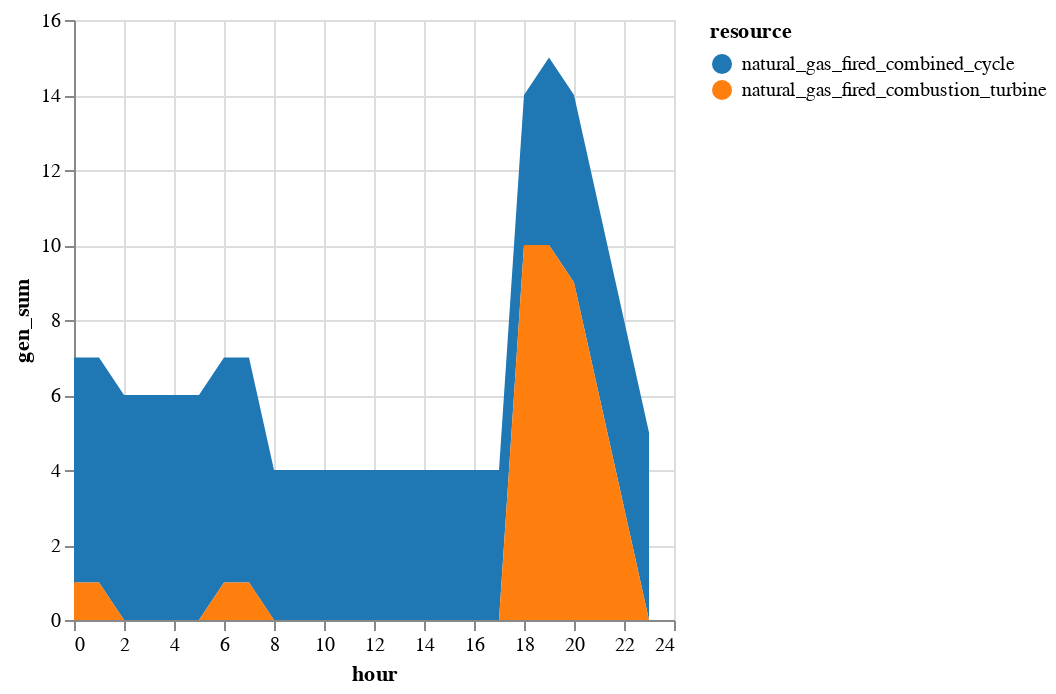

The cell this chart's notebook holds for it:
### Markdown cell above
We can examine the commitment status of various units by examining the results in `solution.commit`.

### Code cell
sol_commit = innerjoin(solution.commit, 
                    gen_df[!, [:r_id, :resource]], 
                    on = :r_id)
sol_commit = combine(groupby(sol_commit, [:resource, :hour]), 
            :gen => sum)
sol_commit.hour = sol_commit.hour .- T_period[1]

sol_commit |>
@vlplot(:area, 
    x=:hour, y={:gen_sum, stack=:zero}, 
    color={"resource:n", scale={scheme="category10"}})

### Figure 1 — Vega-Lite specification as saved in the notebook (floating-point values rounded to 4 significant figures)
{"data": {"values": [{"gen_sum": 6, "hour": 0, "resource": "natural_gas_fired_combined_cycle"}, {"gen_sum": 1, "hour": 0, "resource": "natural_gas_fired_combustion_turbine"}, {"gen_sum": 6, "hour": 1, "resource": "natural_gas_fired_combined_cycle"}, {"gen_sum": 1, "hour": 1, "resource": "natural_gas_fired_combustion_turbine"}, {"gen_sum": 6, "hour": 2, "resource": "natural_gas_fired_combined_cycle"}, {"gen_sum": 0, "hour": 2, "resource": "natural_gas_fired_combustion_turbine"}, {"gen_sum": 6, "hour": 3, "resource": "natural_gas_fired_combined_cycle"}, {"gen_sum": 0, "hour": 3, "resource": "natural_gas_fired_combustion_turbine"}, {"gen_sum": 6, "hour": 4, "resource": "natural_gas_fired_combined_cycle"}, {"gen_sum": 0, "hour": 4, "resource": "natural_gas_fired_combustion_turbine"}, {"gen_sum": 6, "hour": 5, "resource": "natural_gas_fired_combined_cycle"}, {"gen_sum": 0, "hour": 5, "resource": "natural_gas_fired_combustion_turbine"}, {"gen_sum": 6, "hour": 6, "resource": "natural_gas_fired_combined_cycle"}, {"gen_sum": 1, "hour": 6, "resource": "natural_gas_fired_combustion_turbine"}, {"gen_sum": 6, "hour": 7, "resource": "natural_gas_fired_combined_cycle"}, {"gen_sum": 1, "hour": 7, "resource": "natural_gas_fired_combustion_turbine"}, {"gen_sum": 4, "hour": 8, "resource": "natural_gas_fired_combined_cycle"}, {"gen_sum": 0, "hour": 8, "resource": "natural_gas_fired_combustion_turbine"}, {"gen_sum": 4, "hour": 9, "resource": "natural_gas_fired_combined_cycle"}, {"gen_sum": 0, "hour": 9, "resource": "natural_gas_fired_combustion_turbine"}, {"gen_sum": 4, "hour": 10, "resource": "natural_gas_fired_combined_cycle"}, {"gen_sum": 0, "hour": 10, "resource": "natural_gas_fired_combustion_turbine"}, {"gen_sum": 4, "hour": 11, "resource": "natural_gas_fired_combined_cycle"}, {"gen_sum": 0, "hour": 11, "resource": "natural_gas_fired_combustion_turbine"}, {"gen_sum": 4, "hour": 12, "resource": "natural_gas_fired_combined_cycle"}, {"gen_sum": 0, "hour": 12, "resource": "natural_gas_fired_combustion_turbine"}, {"gen_sum": 4, "hour": 13, "resource": "natural_gas_fired_combined_cycle"}, {"gen_sum": 0, "hour": 13, "resource": "natural_gas_fired_combustion_turbine"}, {"gen_sum": 4, "hour": 14, "resource": "natural_gas_fired_combined_cycle"}, {"gen_sum": 0, "hour": 14, "resource": "natural_gas_fired_combustion_turbine"}, {"gen_sum": 4, "hour": 15, "resource": "natural_gas_fired_combined_cycle"}, {"gen_sum": 0, "hour": 15, "resource": "natural_gas_fired_combustion_turbine"}, {"gen_sum": 4, "hour": 16, "resource": "natural_gas_fired_combined_cycle"}, {"gen_sum": 0, "hour": 16, "resource": "natural_gas_fired_combustion_turbine"}, {"gen_sum": 4, "hour": 17, "resource": "natural_gas_fired_combined_cycle"}, {"gen_sum": 0, "hour": 17, "resource": "natural_gas_fired_combustion_turbine"}, {"gen_sum": 4, "hour": 18, "resource": "natural_gas_fired_combined_cycle"}, {"gen_sum": 10, "hour": 18, "resource": "natural_gas_fired_combustion_turbine"}, {"gen_sum": 5, "hour": 19, "resource": "natural_gas_fired_combined_cycle"}, {"gen_sum": 10, "hour": 19, "resource": "natural_gas_fired_combustion_turbine"}, {"gen_sum": 5, "hour": 20, "resource": "natural_gas_fired_combined_cycle"}, {"gen_sum": 9, "hour": 20, "resource": "natural_gas_fired_combustion_turbine"}, {"gen_sum": 5, "hour": 21, "resource": "natural_gas_fired_combined_cycle"}, {"gen_sum": 6, "hour": 21, "resource": "natural_gas_fired_combustion_turbine"}, {"gen_sum": 5, "hour": 22, "resource": "natural_gas_fired_combined_cycle"}, {"gen_sum": 3, "hour": 22, "resource": "natural_gas_fired_combustion_turbine"}, {"gen_sum": 5, "hour": 23, "resource": "natural_gas_fired_combined_cycle"}, {"gen_sum": 0, "hour": 23, "resource": "natural_gas_fired_combustion_turbine"}]}, "encoding": {"color": {"field": "resource", "scale": {"scheme": "category10"}, "type": "nominal"}, "x": {"field": "hour", "type": "quantitative"}, "y": {"field": "gen_sum", "stack": "zero", "type": "quantitative"}}, "mark": "area"}
